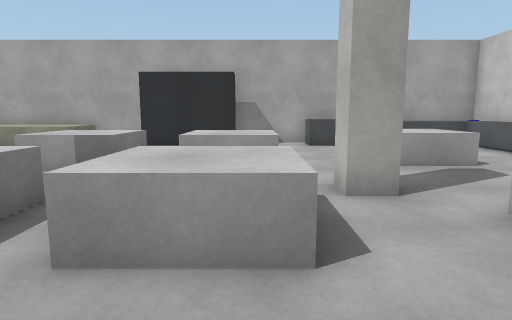
[1] (above)

16 first-person views from a walk through a scene from a Unity 3-D project. The camera is 1.3 m above the floor, tilts 8° down and sees 75° across. The floor is counted in squares, 1.11 m on a side. Each view is taken from the middle of a square. On the plan, view 1 faces up. The plan holds only what a view shows up to about 14 squares ahead; the rest is blank. The player character is not drawn. Surface patterns are stand-ins for the level's own textures.

[2]
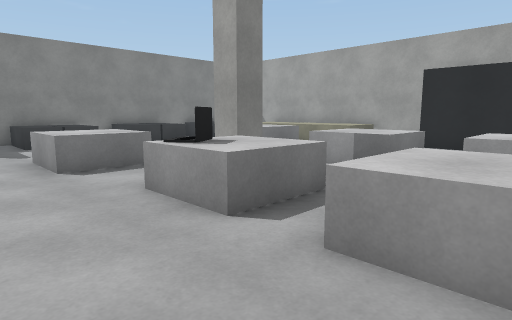

[3]
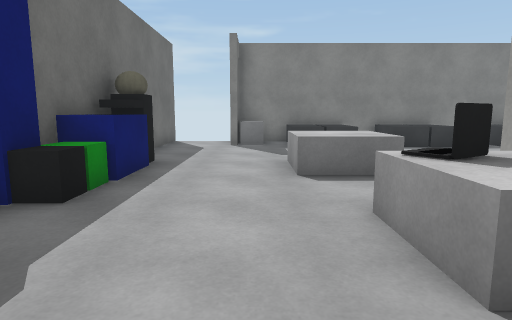

[4]
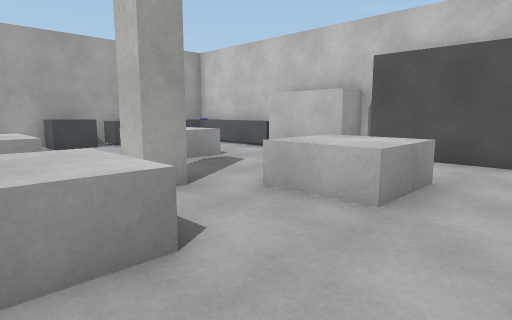

[5]
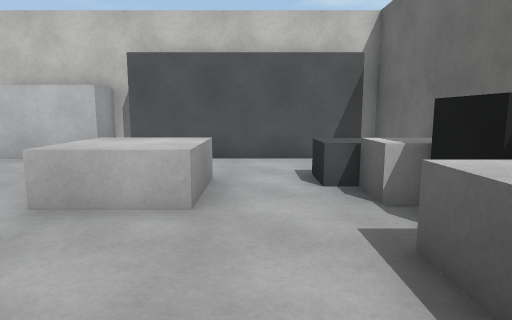

[6]
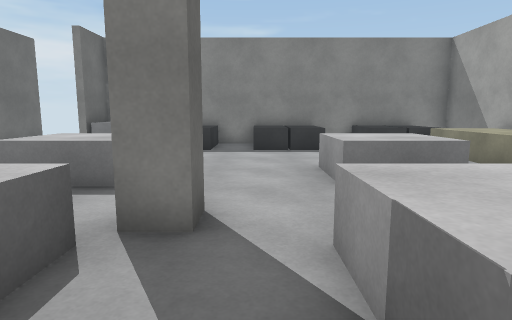

[7]
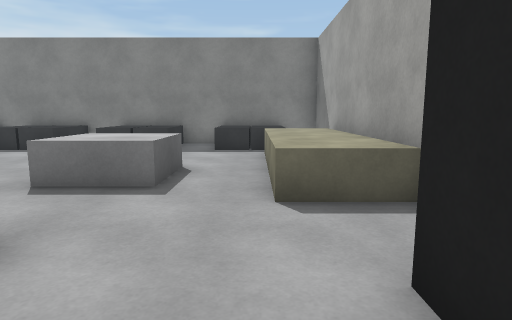

[8]
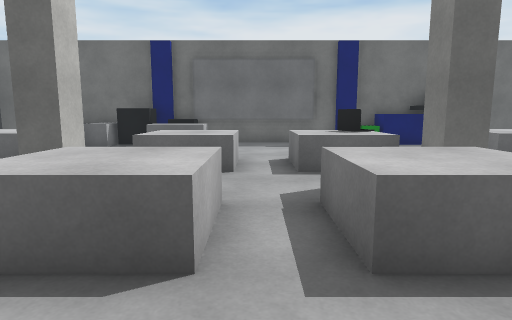

[9]
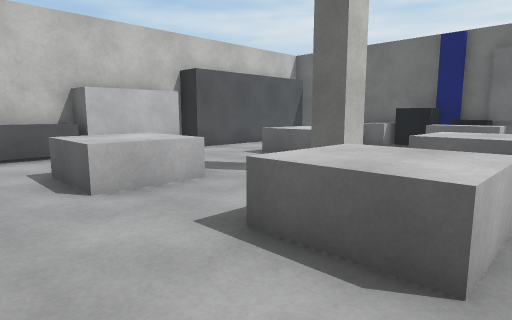

[10]
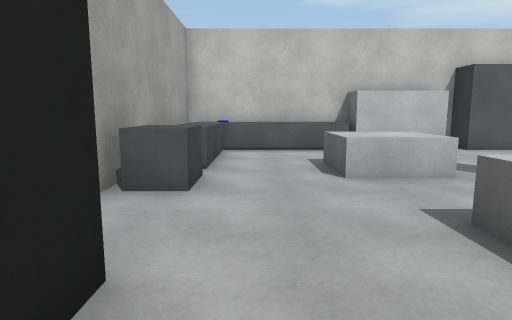

[11]
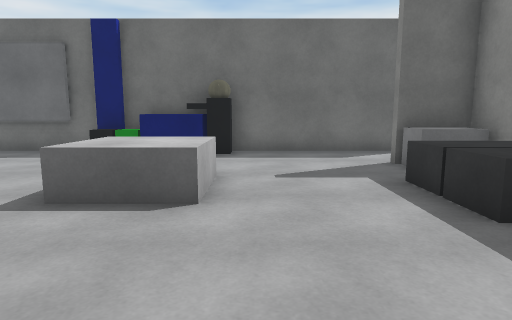

[12]
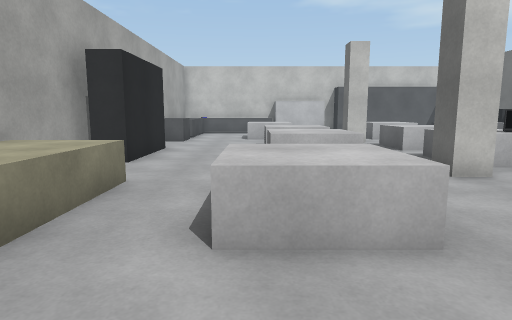

[13]
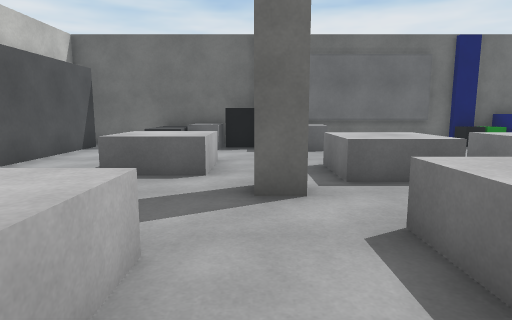

[14]
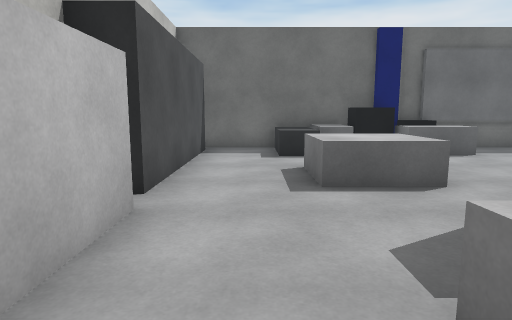

[15]
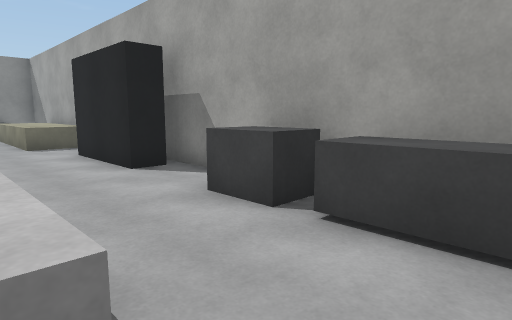

[16]
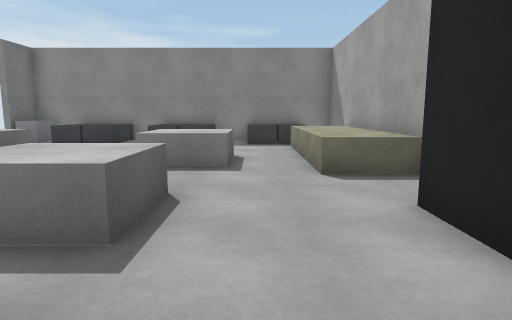

### Floor plan
Key: @ floor where view 1 was taken; # wall or solid block; x gap in a wall; . floor; ^ raised ledge; O other object.
Columns run from 15 left of view 1 to 9 right of it. Each row starts with its distance up from view 1.
 14          ###  ###
 13 ###^^^^^^..####..OO^^^^^#
 12 #OO^^^^^^..####..OO^^^^O#
 11 #OO....................^#
 10 #OO....................^#
  9 #.....OO..........OOO..^#
  8 #OO...OO..OOO.OO..OOO..##
  7 #OO.......OOO.OO.......#
  6 #OO....................#
  5 #........OO......O.....#
  4 #OO...OO..OOO.OO..OOO..#
  3 #OO...OO..OOO.OO..OOO..#
  2 #.....OO..........OOO..#
  1 #O.....................#
  0 ##.............@....O..#
 -1 ...............OOOOOO..##
 -2 ......OOOOO#####OOOOO...#
 -3 x############ ###########

Positions as (right, up) in squares from view 1, and headings:
1: (0, 0), facing up
2: (0, 0), facing up-left
3: (-1, 1), facing left
4: (-1, 0), facing up-right
5: (-1, 1), facing right
6: (-2, 6), facing left
7: (-2, 11), facing left
8: (-2, 11), facing down
9: (-2, 11), facing down-right
10: (-3, 11), facing right
11: (-10, 8), facing down
12: (-12, 9), facing right
13: (2, 10), facing down
14: (6, 9), facing down
15: (6, 9), facing up-left
16: (0, 10), facing left
